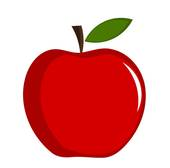
#> input picture cpu/apple2.jpg, 170 x 168 px
$ python ncut2.py
#> lines starting #> are read from the running program, lines starting #| are printed output that depends on the picture
import numpy as np
import scipy.sparse as sp
from scipy.sparse.linalg import eigsh
from sklearn.cluster import KMeans
from sklearn.metrics.pairwise import euclidean_distances
from sklearn.preprocessing import normalize
import cv2
import matplotlib.pyplot as plt

def downsample_image(image, scale):
    """Giảm kích thước ảnh để tăng tốc độ xử lý."""
    height, width = int(image.shape[0] * scale), int(image.shape[1] * scale)
    resized_image = cv2.resize(image, (width, height), interpolation=cv2.INTER_LINEAR)
    return resized_image

def construct_graph(image, sigma_color, sigma_spatial):
    """Xây dựng đồ thị từ ảnh với hiệu năng cao."""
    height, width, _ = image.shape
    n = height * width
    coords = np.array([[x, y] for x in range(width) for y in range(height)])
    colors = image.reshape(-1, 3)

    # Tính khoảng cách không gian và màu
    distances_spatial = euclidean_distances(coords, coords)
    distances_color = euclidean_distances(colors, colors)

    # Tính trọng số
    W = np.exp(-distances_color**2 / (2 * sigma_color**2)) * np.exp(-distances_spatial**2 / (2 * sigma_spatial**2))
    W[distances_spatial > sigma_spatial] = 0  # Loại bỏ các cạnh xa

    return sp.csr_matrix(W)

def normalized_laplacian(W):
    """Tính ma trận Laplacian chuẩn hóa."""
    d = np.array(W.sum(axis=1)).flatten()
    D_inv_sqrt = sp.diags(1.0 / np.sqrt(d))
    L = sp.identity(W.shape[0]) - D_inv_sqrt @ W @ D_inv_sqrt
    return L

def compute_eigenvectors(L, k=2):
    """Tính các vectơ riêng nhỏ nhất của ma trận Laplacian chuẩn hóa."""
    eigenvalues, eigenvectors = eigsh(L, k=k, which='SM', tol=1e-5, maxiter=20000)
    return eigenvectors

def segment_image(eigenvectors, height, width, num_segments):
    """Phân đoạn ảnh dựa trên các vectơ riêng."""
    eigenvectors_normalized = normalize(eigenvectors, axis=1)
    kmeans = KMeans(n_clusters=num_segments, random_state=0)
    labels = kmeans.fit_predict(eigenvectors_normalized)
    segmented_image = labels.reshape((height, width))
    return segmented_image

def normalized_cut_segmentation(image_path, num_segments, scale, sigma_color, sigma_spatial):
    """Phân đoạn ảnh sử dụng thuật toán Normalized Cut."""
#> called with image_path = 'apple2.jpg', num_segments = 4, scale = 0.5, sigma_color = 0.2, sigma_spatial = 20
    image = cv2.imread(image_path)
#> image is the input picture: shape (168, 170, 3); mean B, G, R 149, 151.9, 227.4
    image = cv2.cvtColor(image, cv2.COLOR_BGR2RGB)

    # Giảm kích thước ảnh
    image = downsample_image(image, scale)
#> in downsample_image, `resized_image = cv2.resize(image, (width, height), interpolation=cv2.I..`:
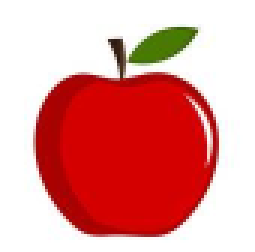
#> resized_image: shape (84, 85, 3) (shown 3 times larger); mean R, G, B 227.4, 151.9, 149
    height, width, _ = image.shape
#> height = 84; width = 85

    print("Xây dựng đồ thị...")
    W = construct_graph(image, sigma_color, sigma_spatial)
#> in construct_graph, `distances_color = euclidean_distances(colors, colors)`:
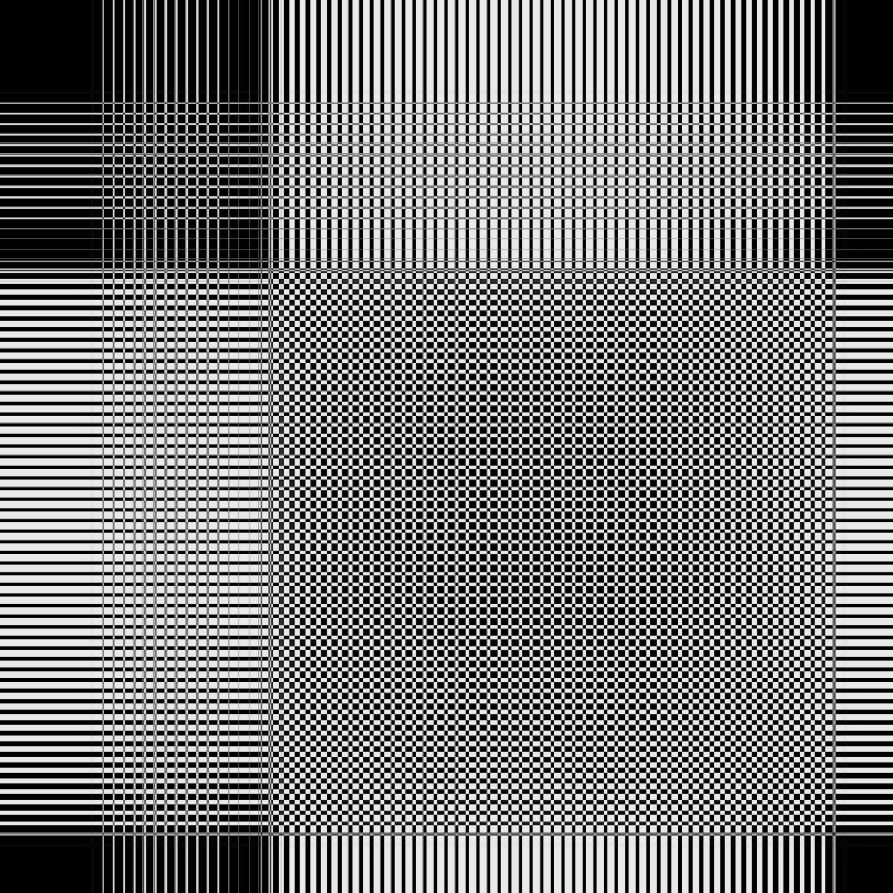
#> distances_color: shape (7140, 7140) float64 (shown at 1/8 size); min 0, max 396.7, mean 182.5; drawn with min black and max white
#> in construct_graph, `W = np.exp(-distances_color**2 / (2 * sigma_color**2)) * np.exp(-dista..`:
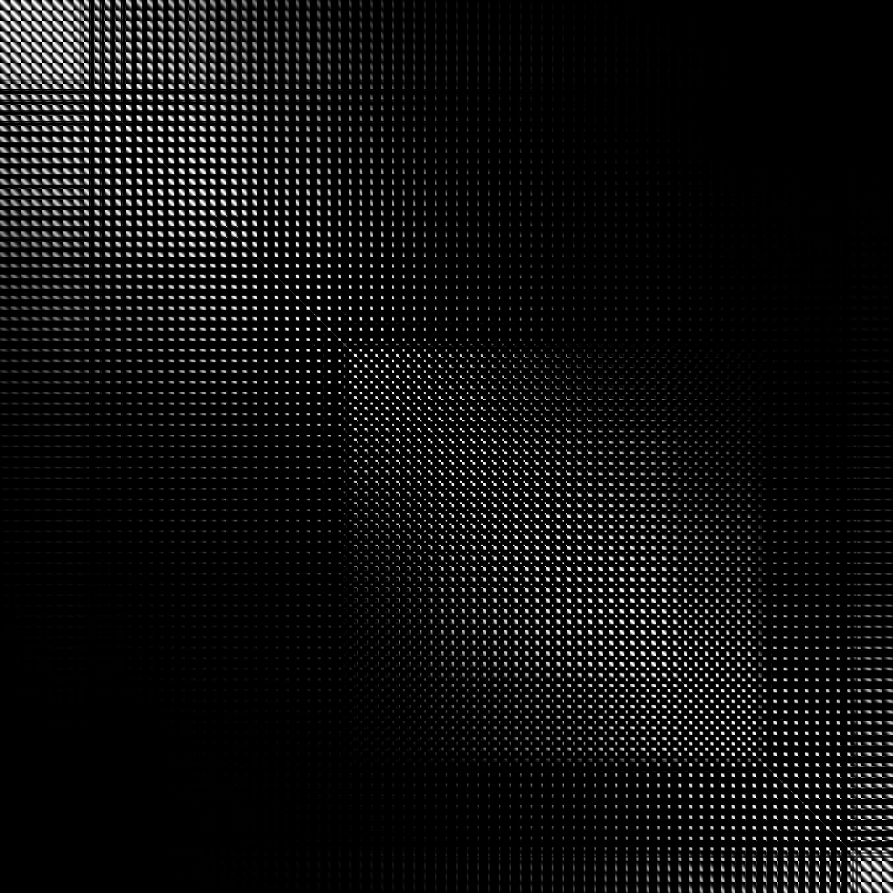
#> W: shape (7140, 7140) float64 (shown at 1/8 size); min 0, max 1, mean 0.0594
#> in construct_graph, `W[distances_spatial > sigma_spatial] = 0`:
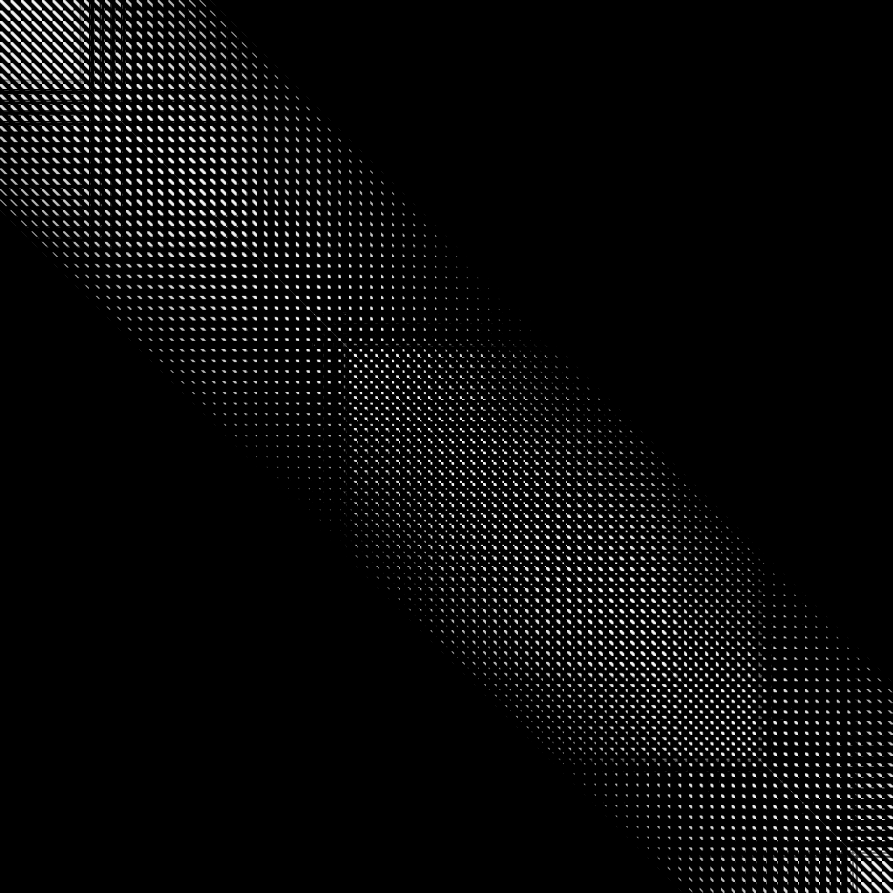
#> W: shape (7140, 7140) float64 (shown at 1/8 size); min 0, max 1, mean 0.0399
    print("Tính ma trận Laplacian chuẩn hóa...")
    L = normalized_laplacian(W)
    print("Tính vectơ riêng...")
    eigenvectors = compute_eigenvectors(L, k=num_segments)
    print("Phân đoạn ảnh...")
    segmented_image = segment_image(eigenvectors, height, width, num_segments)

    return image, segmented_image

if __name__ == "__main__":
    image_path = "apple2.jpg"  # Đường dẫn đến ảnh của bạn
    num_segments = 4  # Số vùng cần phân đoạn
    scale = 0.5  # Tỷ lệ giảm kích thước
    sigma_color = 0.2  # Độ nhạy màu
    sigma_spatial = 20  # Độ nhạy không gian

    print("Bắt đầu phân đoạn ảnh...")
#> (the run stopped early here; a loop or call above may not have finished)
